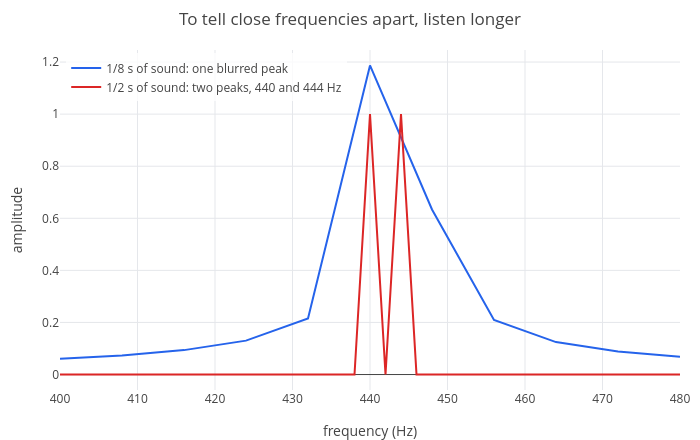

This figure's notebook cell:
### Markdown cell above
Tuners use this: two strings at 440 and 442 Hz beat twice a second, and the beats slow down and stop as the strings
come into tune.

Can the spectrum show the two tones apart? Take 440 Hz and 444 Hz. With 1024 samples the frequencies are 8 Hz apart, too
coarse; with 4096 samples (half a second) they are 2 Hz apart:

### Code cell
s2 = sin(2*pi*440*tt) + sin(2*pi*444*tt);
H1 = band(F, abs(fft(s2))/(N/2), 400, 480);
N4 = 4096;
t4 = (0:N4-1)/fs;
s4 = sin(2*pi*440*t4) + sin(2*pi*444*t4);
H4 = band(freqs(N4, 1/fs), abs(fft(s4))/(N4/2), 400, 480);
p = plot(H1(1), H1(2));
p = show(p, plot(H4(1), H4(2)));
p = legend(p, "1/8 s of sound: one blurred peak", "1/2 s of sound: two peaks, 440 and 444 Hz");
labels(title(p, "To tell close frequencies apart, listen longer"), "frequency (Hz)", "amplitude")

### Figure 1 — Plotly figure (JSON) as saved in the notebook; plotly's stock layout.template omitted (floating-point values rounded to 4 significant figures)
{"data": [{"line": {"color": "#2563eb", "width": 2}, "mode": "lines", "name": "1/8 s of sound: one blurred peak", "type": "scatter", "x": [400, 408, 416, 424, 432, 440, 448, 456, 464, 472, 480, null], "y": [0.06078, 0.07361, 0.0938, 0.1301, 0.215, 1.187, 0.6339, 0.2095, 0.1246, 0.08828, 0.06809, null]}, {"line": {"color": "#dc2626", "width": 2}, "mode": "lines", "name": "1/2 s of sound: two peaks, 440 and 444 Hz", "type": "scatter", "x": [400, 402, 404, 406, 408, 410, 412, 414, 416, 418, 420, 422, 424, 426, 428, 430, 432, 434, 436, 438, 440, 442, 444, 446, 448, 450, 452, 454, 456, 458, 460, 462, 464, 466, 468, 470, 472, 474, 476, 478, 480, null], "y": [0, 0, 0, 0, 0, 0, 0, 0, 0, 0, 0, 0, 0, 0, 0, 0, 0, 0, 0, 0, 1, 0, 1, 0, 0, 0, 0, 0, 0, 0, 0, 0, 0, 0, 0, 0, 0, 0, 0, 0, 0, null]}], "layout": {"height": 440, "legend": {"bgcolor": "rgba(255,255,255,0.8)", "x": 0.01, "xanchor": "left", "y": 0.99, "yanchor": "top"}, "margin": {"b": 50, "l": 60, "r": 20, "t": 50}, "showlegend": true, "title": {"text": "To tell close frequencies apart, listen longer"}, "width": 700, "xaxis": {"title": {"text": "frequency (Hz)"}, "zeroline": true}, "yaxis": {"range": [-0.05935, 1.246], "title": {"text": "amplitude"}, "zeroline": true}}}
